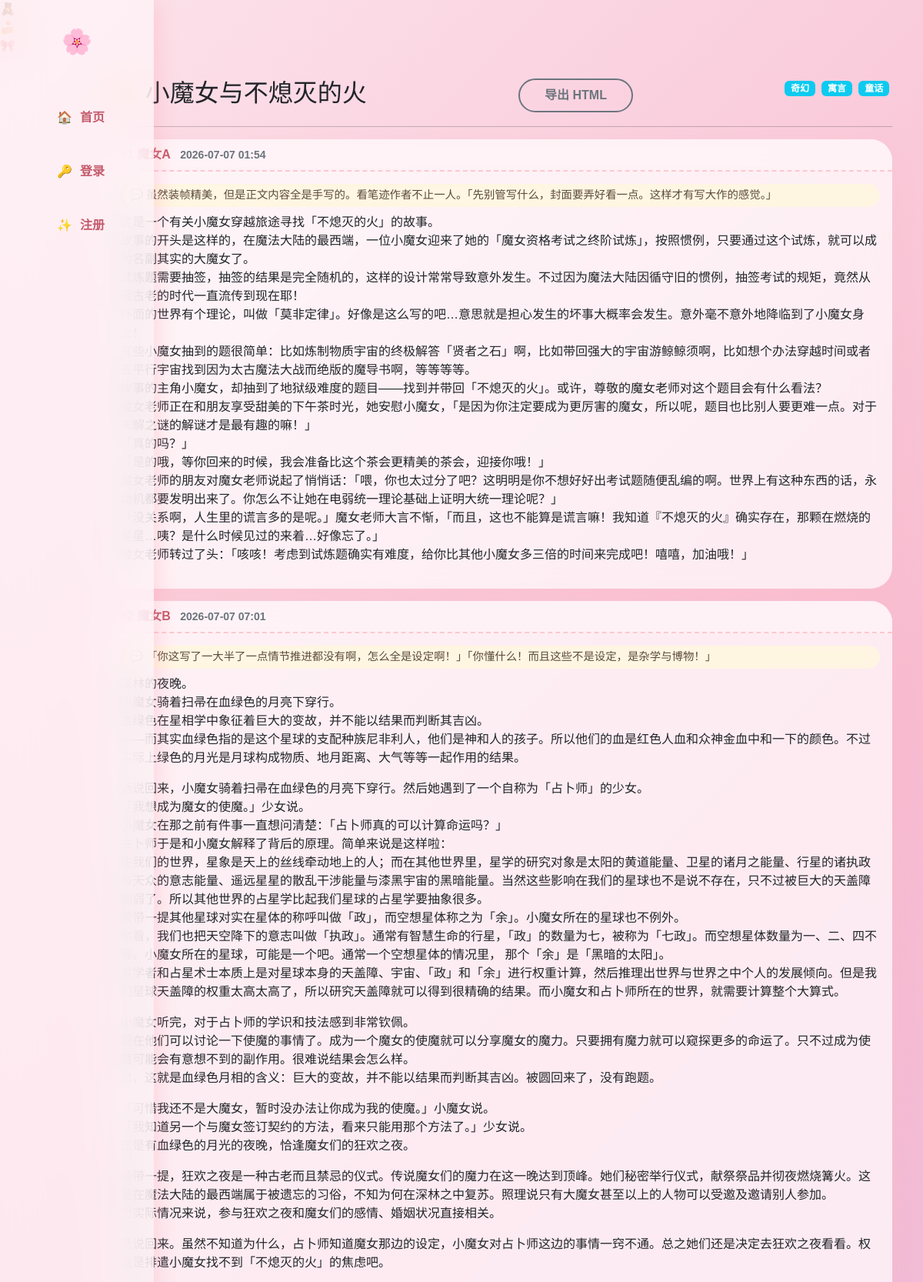
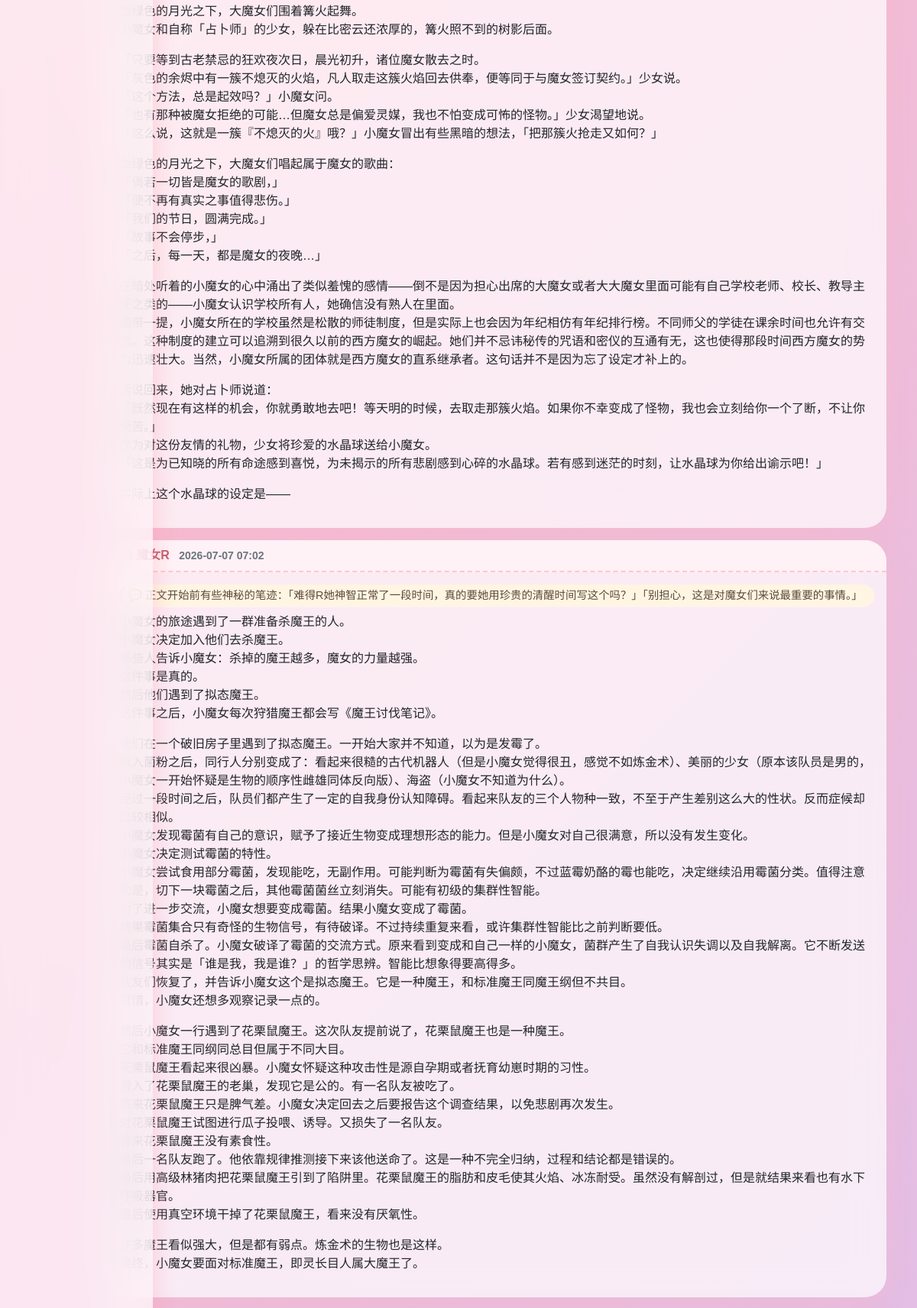
The page /story/1 (upper part) on the database its author committed (2 pictures, top to bottom).
### models.py (models this page shows)
class Story(db.Model):
    id = db.Column(db.Integer, primary_key=True)
    title = db.Column(db.String(200), nullable=False)
    status = db.Column(db.String(20), default='ongoing')
    created_at = db.Column(db.DateTime, default=datetime.utcnow)
    creator_id = db.Column(db.Integer, db.ForeignKey('user.id'))
    creator = db.relationship('User', backref='created_stories')
    entries = db.relationship('Entry', backref='story', lazy=True, order_by='Entry.created_at')
    tags = db.relationship('Tag', secondary=story_tags, backref=db.backref('stories', lazy=True))

class Tag(db.Model):
    id = db.Column(db.Integer, primary_key=True)
    name = db.Column(db.String(50), unique=True, nullable=False)

class Entry(db.Model):
    id = db.Column(db.Integer, primary_key=True)
    content = db.Column(db.Text, nullable=False)
    note = db.Column(db.Text, nullable=True)
    created_at = db.Column(db.DateTime, default=datetime.utcnow)
    user_id = db.Column(db.Integer, db.ForeignKey('user.id'))
    story_id = db.Column(db.Integer, db.ForeignKey('story.id'))

class User(UserMixin, db.Model):
    id = db.Column(db.Integer, primary_key=True)
    username = db.Column(db.String(50), unique=True, nullable=False)
    password = db.Column(db.String(100), nullable=False)
    is_admin = db.Column(db.Boolean, default=False)
    entries = db.relationship('Entry', backref='author', lazy=True)

### app.py (the view, shortened to what this page needs)
@app.route('/story/<int:story_id>', methods=['GET', 'POST'])
def story_detail(story_id):
    story = Story.query.get_or_404(story_id)
    entries = story.entries
    last_entry = entries[-1] if entries else None
    can_chain = True
    if last_entry and current_user.is_authenticated:
        if last_entry.user_id == current_user.id:
            can_chain = False
    if story.status == 'finished':
        can_chain = False
    return render_page('story_detail.html', 'story_detail_content.html',
                       story=story, entries=entries, can_chain=can_chain)

### app.py (called while the page is built)
@app.template_filter('markdown')
def render_markdown(text):
    return Markup(md_lib.markdown(text, extensions=['extra', 'nl2br']))

def render_page(full_template, content_template, **kwargs):
    if request.headers.get('HX-Request'):
        return render_template(content_template, **kwargs)
    return render_template(full_template, **kwargs)

### templates/story_detail.html (shortened to what this page needs)
{% extends "base.html" %}
{% block content %}
<div class="d-flex justify-content-between">
  <h2>📜 {{ story.title }}</h2>
  <div>
    <a href="/story/{{ story.id }}/export" class="btn btn-outline-secondary">导出 HTML</a>
  </div>
  <div>
  {% for tag in story.tags %}
    <span class="badge bg-info me-1">{{ tag.name }}</span>
  {% endfor %}
  </div>
</div>
<hr>
{% for entry in entries %}
<div class="card mb-3">
  <div class="card-header d-flex justify-content-between align-items-center">
    <div>
      <strong>#{{ loop.index }} {{ entry.author.username }}</strong>
      <small class="text-muted ms-2">{{ entry.created_at.strftime('%Y-%m-%d %H:%M') }}</small>
    </div>
  </div>
  <div class="card-body">
      {% if entry.note %}
      <div class="alert alert-light py-1 px-2 mb-2" style="border-left: 4px solid #b45f3a; font-size: 0.9em; color: #5c4a3a;">
          💬 {{ entry.note }}
      </div>
      {% endif %}
      {{ entry.content|markdown }}
  </div>
</div>
{% endfor %}
{% endblock %}

### templates/base.html (shortened to what this page needs)
<!DOCTYPE html>
<html lang="zh">
<head>
    <link href="https://cdn.bootcdn.net/ajax/libs/twitter-bootstrap/5.2.0/css/bootstrap.min.css" rel="stylesheet">
    <link rel="stylesheet" href="https://cdnjs.cloudflare.com/ajax/libs/animate.css/4.1.1/animate.min.css"/>
</head>
<body>
    <div class="floating-emoji" style="top: 15%; right: 5%;">🧸</div>
    <div class="floating-emoji" style="top: 70%; left: 5%;">🍰</div>
    <div class="floating-emoji" style="bottom: 15%; right: 10%;">🎀</div>
    <div class="sidenav">
        <div class="brand">🌸</div>
        <a href="/" hx-get="/" hx-target="#main-content" hx-push-url="true" hx-swap="innerHTML"><span>🏠</span> <span>首页</span></a>
        {% if current_user.is_authenticated %}
            <a href="/story/create" hx-get="/story/create" hx-target="#main-content" hx-push-url="true" hx-swap="innerHTML"><span>✏️</span> <span>新故事</span></a>
            {% if current_user.is_admin %}
                <a href="/admin/tags"><span>🏷️</span> <span>管理标签</span></a>
            {% endif %}
            <a href="/logout"><span>🚪</span> <span>退出</span></a>
            <div class="nav-item" style="margin-top: auto; color: #d47a8c;"><span>👤</span> <span>{{ current_user.username }}</span></div>
        {% else %}
            <a href="/login" hx-get="/login" hx-target="#main-content" hx-push-url="true" hx-swap="innerHTML"><span>🔑</span> <span>登录</span></a>
            <a href="/register" hx-get="/register" hx-target="#main-content" hx-push-url="true" hx-swap="innerHTML"><span>✨</span> <span>注册</span></a>
        {% endif %}
    </div>
    <div class="main-content" id="main-content">
        {% block content %}{% endblock %}
    </div>
</body>
</html>

### templates/base.html (style rules this page uses)
:root { --pink-100: #fff0f5; --pink-200: #ffe4ec; --pink-300: #ffb6c1; --pink-400: #ff8da1; --purple-100: #f3e8ff; --purple-200: #e9d5ff; --shadow-soft: 0 8px 30px rgba(255, 182, 193, 0.3); --shadow-hover: 0 15px 45px rgba(255, 130, 160, 0.45); --radius-lg: 28px; --radius-md: 18px; }
* { margin: 0; padding: 0; box-sizing: border-box; }
body { font-family: "Nunito", "PingFang SC", "Microsoft YaHei", sans-serif; background: linear-gradient(135deg, #fce4ec 0%, #f8bbd0 30%, #e1bee7 70%, #f3e5f5 100%); background-attachment: fixed; min-height: 100vh; overflow-x: hidden; }
.sidenav { position: fixed; left: 0; top: 0; height: 100%; width: 80px; background: rgba(255, 245, 248, 0.75); backdrop-filter: blur(25px); box-shadow: 4px 0 25px rgba(255, 150, 170, 0.3); display: flex; flex-direction: column; align-items: center; padding-top: 30px; z-index: 999; transition: width 0.3s ease; }
.sidenav a, .sidenav .nav-item { width: 100%; display: flex; align-items: center; justify-content: center; padding: 15px 0; color: #c45b6c; text-decoration: none; font-weight: 700; border-radius: 0 30px 30px 0; margin: 8px 0; transition: all 0.25s cubic-bezier(0.34, 1.56, 0.64, 1); white-space: nowrap; overflow: hidden; position: relative; }
.sidenav a span, .sidenav .nav-item span { display: none; margin-left: 10px; }
.sidenav .brand { font-size: 2rem; margin-bottom: 40px; font-weight: 800; color: #d47a8c; animation: float 3s ease-in-out infinite; }
.main-content { margin-left: 100px; padding: 30px 40px; position: relative; z-index: 1; min-height: 100vh; animation: fadeInUp 0.6s ease; }
.card { border: none; border-radius: var(--radius-lg); background: rgba(255, 255, 255, 0.7); backdrop-filter: blur(20px); box-shadow: var(--shadow-soft); transition: all 0.4s cubic-bezier(0.25, 0.8, 0.25, 1.2); margin-bottom: 25px; animation: breathe 4s ease-in-out infinite; }
.card-header { background: rgba(255, 240, 245, 0.8); border-bottom: 2px dashed #fcc8d0; border-radius: var(--radius-lg) var(--radius-lg) 0 0 !important; font-weight: 700; color: #c45b6c; backdrop-filter: blur(5px); }
.btn { border-radius: 40px; font-weight: 700; padding: 0.5rem 2rem; position: relative; overflow: hidden; transition: all 0.2s; }
.btn-outline-secondary, .btn-outline-warning, .btn-outline-danger, .btn-outline-info { background: transparent; border: 2px solid; backdrop-filter: blur(5px); transition: all 0.2s; }
.alert { border-radius: 20px; border: none; background: rgba(255, 245, 220, 0.8); backdrop-filter: blur(10px); }

### rows shown on the page
Story: title "小魔女与不熄灭的火"
Tag: name "奇幻"
Tag: name "寓言"
Tag: name "童话"
Entry: author.username "魔女A", created_at "2026-07-07 01:54", note "虽然装帧精美，但是正文内容全是手写的。看笔迹作者不止一人。「先别管写什么，封面要弄好看一点。这样才有写大作的感觉。」", content "这是一个有关小魔女穿越旅途寻找「不熄灭的火」的故事。 故事的开头是这样的，在魔法大陆的最西端，一位小魔女迎来了她的「魔女资格考试之终阶试炼」，按照惯例，只要通过这个试炼，就可以成为名副其实的大魔女了。 试炼题需要抽签，抽签的结果是完全随机的，这样的设计常常导致意外发生。不过因为魔法大陆因循守旧的惯例，抽签考试的规矩，竟然从最古老的时代一直流传到现在耶！ 外面的世界有个理论，叫做「莫非定律」。好像是这么写的吧…意思就是担心发生的坏事大概率会发生。意外毫不意外地降临到了小魔女身上！ 有些小魔女抽到的题很简单：比如炼制物质宇宙的终极解答「贤者之石」啊，比如带回强大的宇宙游鲸鲸须啊，比如想个办法穿越时间或者去平行宇宙找到因为太古魔法大战而绝版的魔导书啊，等等等等。 故事的主角小魔女，却抽到了地狱级难度的题目——找到并带回「不熄灭的火」。或许，尊敬的魔女老师对这个题目会有什么看法？ 魔女老师正在和朋友享受甜美的下午茶时光，她安慰小魔女，「是因为你注定要成为更厉害的魔女，所以呢，题目也比别人要更难一点。对于未解之谜的解谜才是最有趣的嘛！」 「真的吗？」 「是的哦，等你回来的时候，我会准备比这个茶会更精美的茶会，迎接你哦！」 魔女老师的朋友对魔女老师说起了悄悄话：「喂，你也太过分了吧？这明明是你不想好好出考试题随便乱编的啊。世界上有这种东西的话，永动机都要发明出来了。你怎么不让她在电弱统一理论基础上证明大统一理论呢？」 「没关系啊，人生里的谎言多的是呢。」魔女老师大言不惭，「而且，这也不能算是谎言嘛！我知道『不熄灭的火』确实存在，那颗在燃烧的星星…咦？是什么时候见过的来着…好像忘了。」…"
Entry: author.username "魔女B", created_at "2026-07-07 07:01", note "「你这写了一大半了一点情节推进都没有啊，怎么全是设定啊！」「你懂什么！而且这些不是设定，是杂学与博物！」", content "深林的夜晚。 小魔女骑着扫帚在血绿色的月亮下穿行。 血绿色在星相学中象征着巨大的变故，并不能以结果而判断其吉凶。 ——而其实血绿色指的是这个星球的支配种族尼非利人，他们是神和人的孩子。所以他们的血是红色人血和众神金血中和一下的颜色。不过实际上绿色的月光是月球构成物质、地月距离、大气等等一起作用的结果。 话说回来，小魔女骑着扫帚在血绿色的月亮下穿行。然后她遇到了一个自称为「占卜师」的少女。 「我想成为魔女的使魔。」少女说。 小魔女在那之前有件事一直想问清楚：「占卜师真的可以计算命运吗？」 占卜师于是和小魔女解释了背后的原理。简单来说是这样啦： 在我们的世界，星象是天上的丝线牵动地上的人；而在其他世界里，星学的研究对象是太阳的黄道能量、卫星的诸月之能量、行星的诸执政与天众的意志能量、遥远星星的散乱干涉能量与漆黑宇宙的黑暗能量。当然这些影响在我们的星球也不是说不存在，只不过被巨大的天盖障削弱了。所以其他世界的占星学比起我们星球的占星学要抽象很多。 顺带一提其他星球对实在星体的称呼叫做「政」，而空想星体称之为「余」。小魔女所在的星球也不例外。 你看，我们也把天空降下的意志叫做「执政」。通常有智慧生命的行星，「政」的数量为七，被称为「七政」。而空想星体数量为一、二、四不等。小魔女所在的星球，可能是一个吧。通常一个空想星体的情况里， 那个「余」是「黑暗的太阳」。…"
Entry: author.username "魔女R", created_at "2026-07-07 07:02", note "正文开始前有些神秘的笔迹：「难得R她神智正常了一段时间，真的要她用珍贵的清醒时间写这个吗？」「别担心，这是对魔女们来说最重要的事情。」", content "小魔女的旅途遇到了一群准备杀魔王的人。 小魔女决定加入他们去杀魔王。 那些人告诉小魔女：杀掉的魔王越多，魔女的力量越强。 这件事是真的。 然后他们遇到了拟态魔王。 这件事之后，小魔女每次狩猎魔王都会写《魔王讨伐笔记》。 他们在一个破旧房子里遇到了拟态魔王。一开始大家并不知道，以为是发霉了。 吸入菌粉之后，同行人分别变成了：看起来很糙的古代机器人（但是小魔女觉得很丑，感觉不如炼金术）、美丽的少女（原本该队员是男的，小魔女一开始怀疑是生物的顺序性雌雄同体反向版）、海盗（小魔女不知道为什么）。 经过一段时间之后，队员们都产生了一定的自我身份认知障碍。看起来队友的三个人物种一致，不至于产生差别这么大的性状。反而症候却比较相似。 小魔女发现霉菌有自己的意识，赋予了接近生物变成理想形态的能力。但是小魔女对自己很满意，所以没有发生变化。 小魔女决定测试霉菌的特性。 小魔女尝试食用部分霉菌，发现能吃，无副作用。可能判断为霉菌有失偏颇，不过蓝霉奶酪的霉也能吃，决定继续沿用霉菌分类。值得注意的是，切下一块霉菌之后，其他霉菌菌丝立刻消失。可能有初级的集群性智能。 为了进一步交流，小魔女想要变成霉菌。结果小魔女变成了霉菌。 结果霉菌集合只有奇怪的生物信号，有待破译。不过持续重复来看，或许集群性智能比之前判断要低。 最后霉菌自杀了。小魔女破译了霉菌的交流方式。原来看到变成和自己一样的小魔女，菌群产生了自我认识失调以及自我解离。它不断发送的信号其实是「谁是我，我是谁？」的哲学思辨。智能比想象得要高得多。 队友们恢复了，并告诉小魔女这个是拟态魔王。它是一种魔王，和标准魔王同魔王纲但不共目。…"
